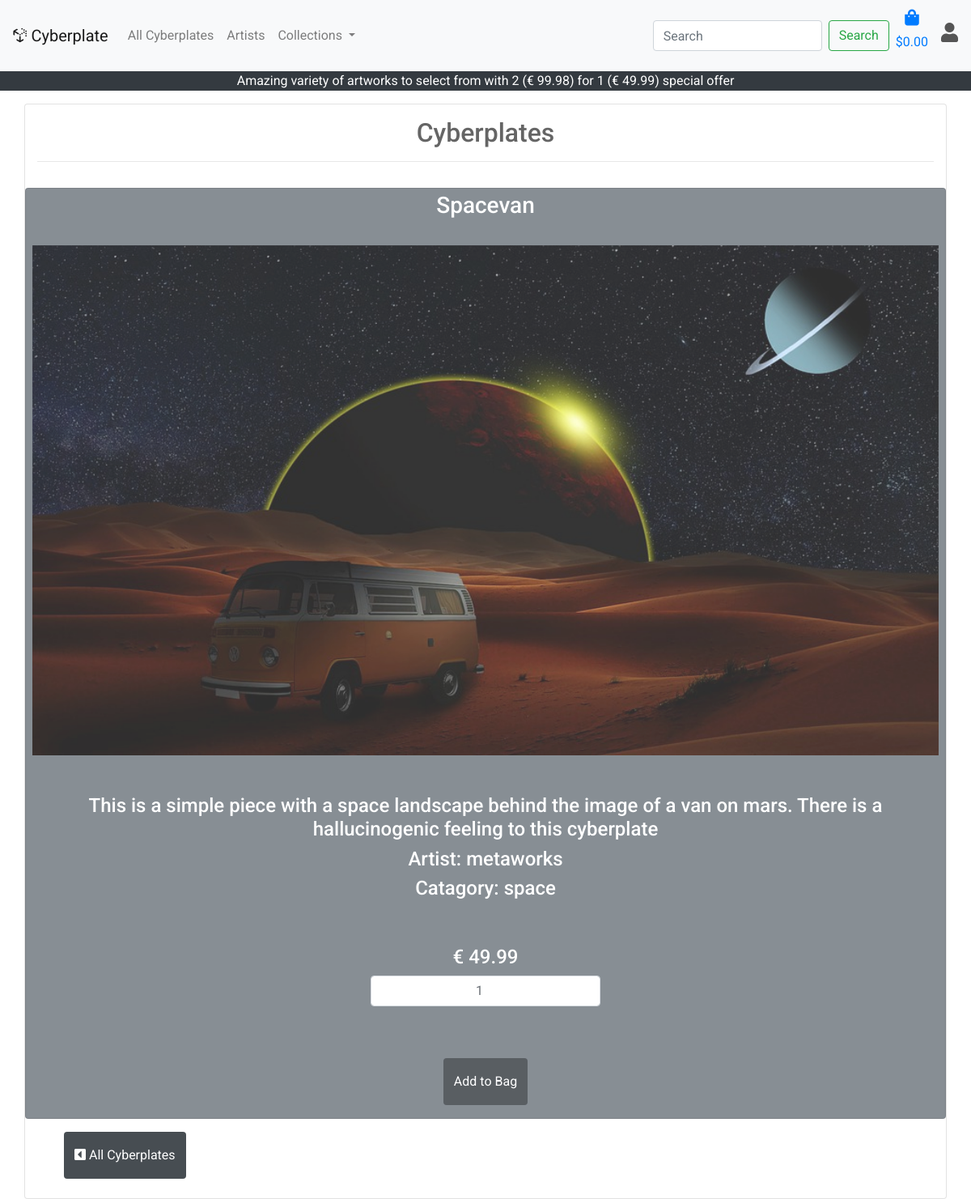
The page /products/1/ on the database its author committed.
### products/models.py (models this page shows, shortened)
class Product(models.Model):
    product_category = models.ForeignKey('Product_Category', null=True, on_delete=models.SET_NULL)
    artist = models.ForeignKey('Artist', null=True, on_delete=models.SET_NULL)
    name = models.CharField(max_length=30)
    description = models.TextField()
    price = models.DecimalField(max_digits=4, decimal_places=2)
    image_url = models.URLField(null=True, blank=True, max_length=1000)
    image = models.ImageField(null=True, blank=True)
    product_key = models.IntegerField(null=True, blank=True)

class Artist(models.Model):
    name = models.CharField(max_length=30)
    display_name = models.CharField(max_length=30)
    artist_key = models.IntegerField(null=True, blank=True)
    def __str__(self):
        return self.display_name

class Product_Category(models.Model):
    name = models.CharField(max_length=30)
    display_name = models.CharField(max_length=30)
    def __str__(self):
        return self.display_name

### products/views.py (the view)
# urls.py: path('<int:product_id>/', views.product_view, name='product_view'),
def product_view(request, product_id):
    print(f'Product_id from product_view: {product_id}')
    selected_product = get_object_or_404(Product, pk=product_id)
    context = {
        'selected_product': selected_product
    }
    return render(request, 'products/product_view.html', context)

### shopping_bag/context.py (called while the page is built, shortened)
def bag_contents(request):
    bag_items = []
    total = 0
    product_count = 0
    bag = request.session.get('bag', {})
    if total < 90:
        delivery = total * Decimal(settings.STANDARD_DELIVERY_PERCENTAGE / 100)
        free_delivery_delta = settings.FREE_DELIVERY_THRESHOLD - total
    else:
        delivery = 0
        free_delivery_delta = 0
    grand_total = delivery + total
    context = {
        'bag_items': bag_items,
        'total': total,
        'product_count': product_count,
        'delivery': delivery,
        'free_delivery_delta': free_delivery_delta,
        'free_delivery_threshold': settings.FREE_DELIVERY_THRESHOLD,
        'grand_total': grand_total,
    }
    return context

### products/templates/products/product_view.html (shortened to what this page needs)
{% extends "base.html" %}
{% load static %}
{% block content %}
<div class="container h-100">
  <div class="row h-100">
    <div class="col-12 card">
      <div class="row">
        <div class="col text-black logo-font text-center mt-3">
          <h2>Cyberplates</h2>
          <hr>
        </div>
      </div>
      <form action=" {% url 'add_product_to_bag' selected_product.id %}" method="POST">
        <div class="row">
          <div class="card mx-auto bg-secondary border-3 mt-3 mr-2 ml-2">
            <h3 class="text-center text-white mt-1">{{ selected_product.name }}</h3>
            <br>
            <img class="mr-2 ml-2" src="{{ MEDIA_URL }}{{ selected_product.image }}" alt="cyberplate.name">
            <h4 class="text-center text-white mt-5">{{ selected_product.description }}</h4>
            <h4 class="text-center text-white"> Artist: {{ selected_product.artist }}</h4>
            <h4 class="text-center text-white"> Catagory: {{ selected_product.product_category }}</h4>
            <div class="form-group justify-content-center">
              <h4 class="text-center text-white mt-5">€ {{ selected_product.price }}</h4>
              <input type="number" name="quantity" value="1" min="1" id="{{ selected_product.id }}" data-item_id="{{ selected_product.id }}"
                class="form-control mr-auto ml-auto text-center w-25 center-block mb-5">
            </div>
            <p class="text-center">
              <input type="submit" class="btn bg-dark rounded-3 py-3 text-white" value="Add to Bag">
            </p>
          </div>
          <p class="text-center ml-5">
            <h2><a href="{% url 'products' %}" class="btn bg-dark rounded-3 py-3 text-white mt-3"><i
                  class="fas fa-caret-square-left"></i> All Cyberplates</a></h2>
          </p>
        </div>
      </form>
    </div>
  </div>
</div>
{% endblock %}

### static/css/base.css (style rules this page uses)
html { height: 100%; font-family: 'Roboto', sans-serif; }
body { background: url('/media/ms4background.jpg') no-repeat center center fixed; background-size: cover; height: calc(100vh - 164px); color: #555; font-family: 'Roboto', sans-serif; }
.card { opacity: 0.9 }

### rows shown on the page
Product: name "Spacevan", image (picture), description "This is a simple piece with a space landscape behind the image of a van on mars. There is a hallucinogenic feeling to this cyberplate", artist "metaworks", product_category "space", price "49.99", quantity "1"

### other values the page prints
{{ free_delivery_threshold }} "99.98"
